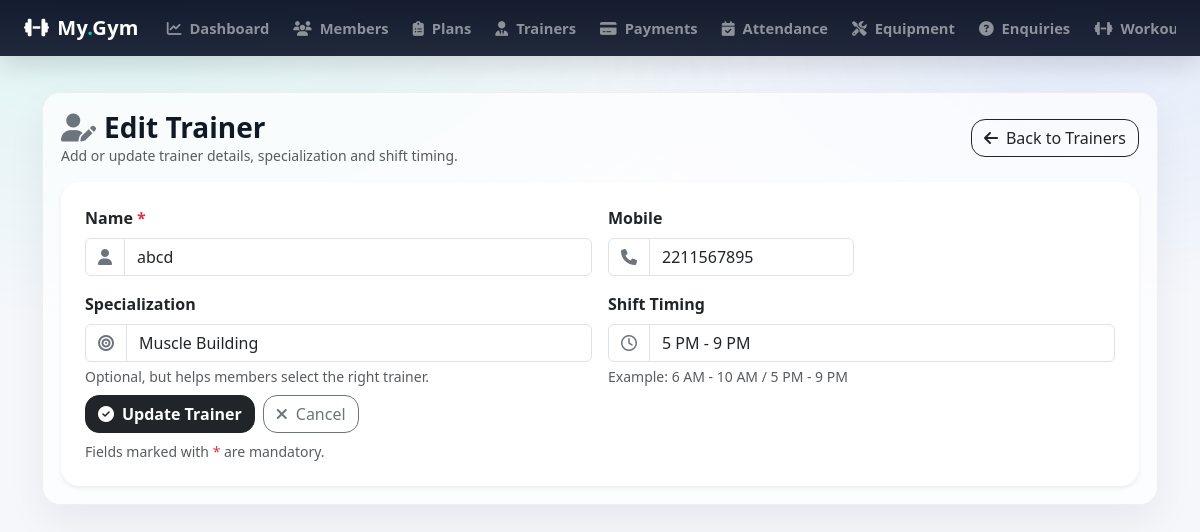
The app's page /admin_trainers_edit/1/ (signed in) with its own data.
### gymapp/models.py (models this page shows, shortened)
class Trainer(models.Model):
    name = models.CharField(max_length=100)
    mobile = models.BigIntegerField()
    specialization = models.CharField(max_length=200)
    shift_timing = models.CharField(max_length=200)

### gymapp/views.py (the view, shortened to what this page needs)
# urls.py: path('admin_trainers_edit/<int:trainer_id>/', admin_trainer_edit, name='admin_trainer_edit'),
@admin_required
def admin_trainer_edit(request, trainer_id):
    trainer = get_object_or_404(Trainer, id=trainer_id)
    return render(request, 'admin_trainer_form.html', {
        'trainer': trainer,
        'mode': 'edit'
    })

### gymapp/views.py (called while the page is built)
def admin_required(view_func):
    @wraps(view_func)
    def wrapper(request, *args, **kwargs):
        if not request.user.is_authenticated or getattr(request.user, 'role', None) != 'ADMIN':
            messages.error(request, "You must be an admin to access this page.")
            return redirect('admin_login')
        return view_func(request, *args, **kwargs)
    return wrapper

### gymapp/templates/admin_trainer_form.html (shortened to what this page needs)
{% extends 'base.html' %}
{% block content %}
<div class="d-flex flex-wrap justify-content-between align-items-center gap-2 mb-3">
    <div>
        <h3 class="mb-0 fw-bold">
            {% if mode == 'add' %}
                <i class="fa-solid fa-user-plus me-2 text-secondary"></i>Add Trainer
            {% else %}
                <i class="fa-solid fa-user-pen me-2 text-secondary"></i>Edit Trainer
            {% endif %}
        </h3>
        <div class="text-muted small">Add or update trainer details, specialization and shift timing.</div>
    </div>
    <a href="{% url 'admin_trainers_list' %}" class="btn btn-outline-dark" style="border-radius:14px;">
        <i class="fa-solid fa-arrow-left me-2"></i>Back to Trainers
    </a>
</div>
<div class="card border-0 shadow-sm" style="border-radius:18px;">
    <div class="card-body p-4">
        <form method="post" class="row g-3">
            <div class="col-12 col-md-6">
                <label class="form-label fw-semibold">Name <span class="text-danger">*</span></label>
                <div class="input-group">
                    <span class="input-group-text bg-white">
                        <i class="fa-solid fa-user text-secondary"></i>
                    </span>
                    <input type="text" name="name" class="form-control"
                           placeholder="e.g. Amit Verma"
                           value="{{ trainer.name|default:'' }}" required>
                </div>
            </div>
            <div class="col-12 col-md-3">
                <label class="form-label fw-semibold">Mobile</label>
                <div class="input-group">
                    <span class="input-group-text bg-white">
                        <i class="fa-solid fa-phone text-secondary"></i>
                    </span>
                    <input type="text" name="mobile" class="form-control"
                           placeholder="e.g. 4324******"
                           value="{{ trainer.mobile|default:'' }}">
                </div>
            </div>
            <div class="col-12 col-md-6">
                <label class="form-label fw-semibold">Specialization</label>
                <div class="input-group">
                    <span class="input-group-text bg-white">
                        <i class="fa-solid fa-bullseye text-secondary"></i>
                    </span>
                    <input type="text" name="specialization" class="form-control"
                           placeholder="e.g. Strength Training, Yoga, Cardio"
                           value="{{ trainer.specialization|default:'' }}">
                </div>
                <div class="form-text">Optional, but helps members select the right trainer.</div>
            </div>
            <div class="col-12 col-md-6">
                <label class="form-label fw-semibold">Shift Timing</label>
                <div class="input-group">
                    <span class="input-group-text bg-white">
                        <i class="fa-regular fa-clock text-secondary"></i>
                    </span>
                    <input type="text" name="shift_timing" class="form-control"
                           placeholder="e.g. 6 AM - 10 AM"
                           value="{{ trainer.shift_timing|default:'' }}">
                </div>
                <div class="form-text">Example: 6 AM - 10 AM / 5 PM - 9 PM</div>
            </div>
            <div class="col-12 mt-2">
                <div class="d-flex flex-wrap gap-2">
                    <button class="btn btn-dark fw-bold" style="border-radius:14px;">
                        {% if mode == 'add' %}
                            <i class="fa-solid fa-floppy-disk me-2"></i>Save Trainer
                        {% else %}
                            <i class="fa-solid fa-circle-check me-2"></i>Update Trainer
                        {% endif %}
                    </button>
                    <a href="{% url 'admin_trainers_list' %}" class="btn btn-outline-secondary" style="border-radius:14px;">
                        <i class="fa-solid fa-xmark me-2"></i>Cancel
                    </a>
                </div>
                <div class="small text-muted mt-2">
                    Fields marked with <span class="text-danger">*</span> are mandatory.
                </div>
            </div>
        </form>
    </div>
</div>
{% endblock %}

### gymapp/templates/base.html (style rules this page uses)
:root { --brand: #00d1b2; --dark-2: #0f172a; --card: #ffffff; --muted: #6b7280; }
body { background: radial-gradient(1200px 600px at 10% 0%, rgba(0, 209, 178, .10), transparent 55%), radial-gradient(900px 450px at 90% 10%, rgba(59, 130, 246, .10), transparent 55%), #f6f7fb; color: #111827; }

### records on screen
Trainer: name "abcd", mobile "2211567895", specialization "Muscle Building", shift_timing "5 PM - 9 PM"
